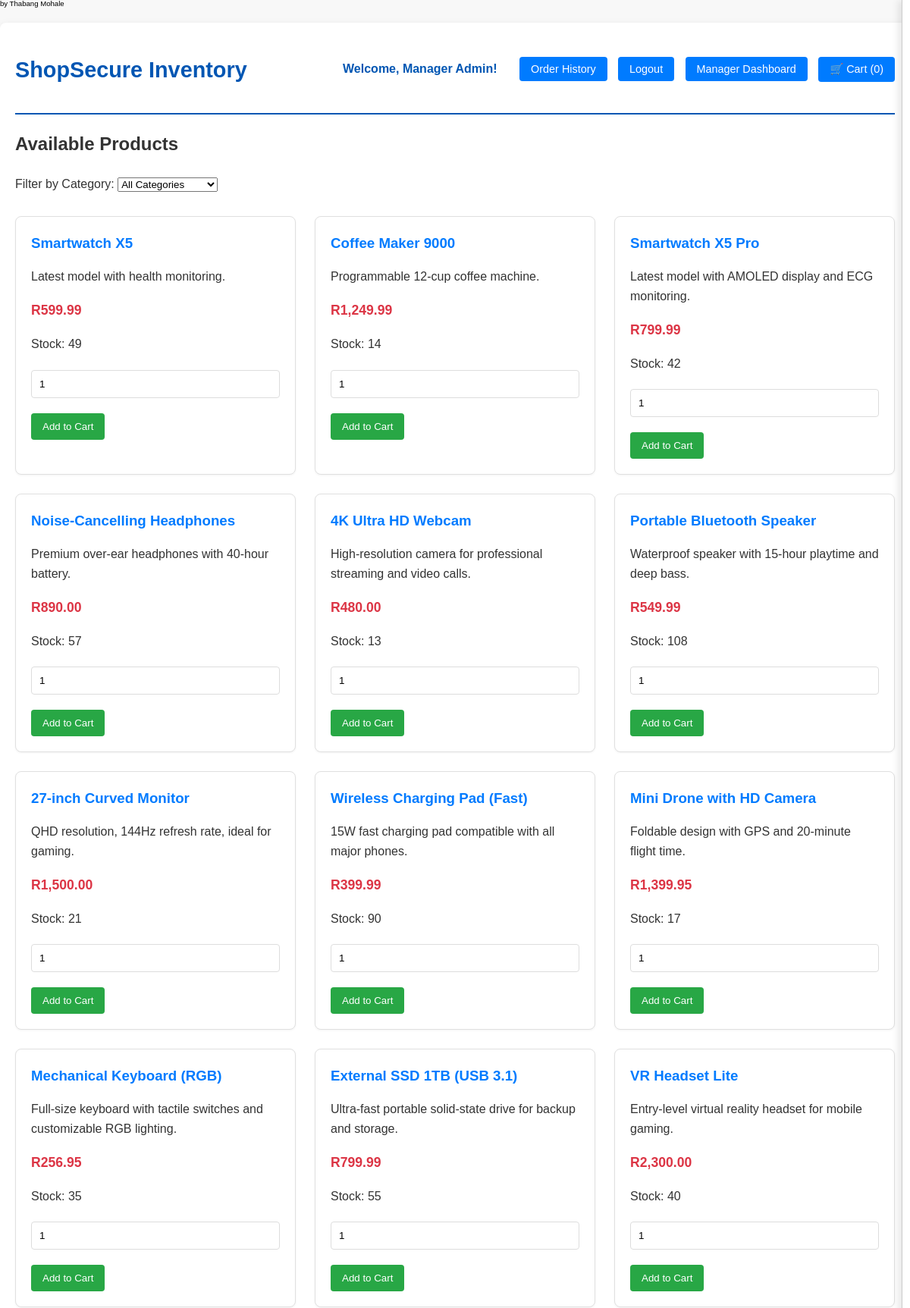
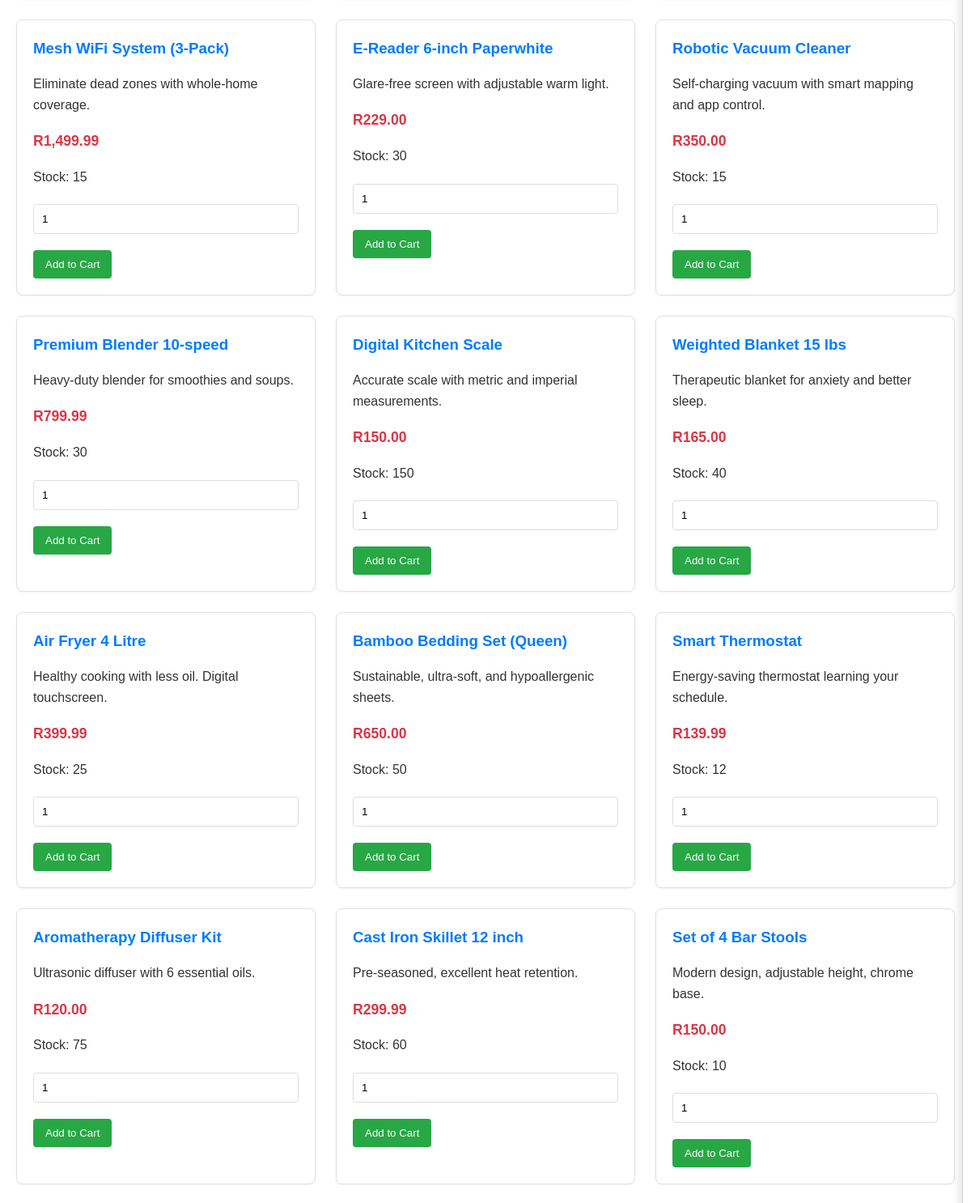
The app's page / (signed in, upper part) with its own data (2 pictures, top to bottom).
### tables this page shows
CREATE TABLE `products` (
  `productID` int NOT NULL AUTO_INCREMENT,
  `name` varchar(150) NOT NULL,
  `description` text,
  `price` decimal(10,2) NOT NULL,
  `stockQty` int NOT NULL DEFAULT '0',
  `category` varchar(50) NOT NULL,
  PRIMARY KEY (`productID`),
  KEY `idx_category` (`category`),
  KEY `idx_stock` (`stockQty`)
);

### index.php (the view, shortened to what this page needs)
<?php
require 'db_config.php';
$is_logged_in = isset($_SESSION['customerID']);
$is_manager = $is_logged_in && $_SESSION['role'] === 'manager';
$user_name = $_SESSION['name'] ?? 'Guest';
$greeting = $is_logged_in ? "Welcome, " . htmlspecialchars($user_name) . "!" : "Hello, Guest!";
try {
    $products = $pdo->query("SELECT productID, name, description, price, stockQty, category FROM Products WHERE stockQty > 0")->fetchAll();
} catch (PDOException $e) {
    error_log("Failed to fetch products for index: " . $e->getMessage());
    $products = [];
    $categories = [];
}
$cart_count = 0;
?>
<!DOCTYPE html>
<html lang="en">
<head>
     <span style="font-size: 0.6em; font-weight: 430; color: #000000ff; display: block; line-height: 1;">by Thabang Mohale</span>
    <link rel="stylesheet" href="styles.css">
</head>
<body>
    <div class="container">
        <header>
            <h1>ShopSecure Inventory</h1>
            <nav>
                <span style="margin-right: 15px; font-weight: bold; color: #0056b3;"><?php echo $greeting; ?></span>
                <?php if ($is_logged_in): ?>
                    <a href="order_history.php">Order History</a> <a href="logout.php">Logout</a>
                    <?php if ($is_manager): ?>
                        <a href="manager_dashboard.php">Manager Dashboard</a>
                    <?php endif; ?>
                    <button id="cartToggle">🛒 Cart (<span id="cartCount"><?php echo $cart_count; ?></span>)</button>
                <?php else: ?>
                    <a href="login.php">Login</a>
                    <a href="register.php">Register</a>
                <?php endif; ?>
            </nav>
        </header>
        <section>
            <h2>Available Products</h2>
            <div style="margin-bottom: 20px;">
                <label for="categoryFilter">Filter by Category:</label>
                <select id="categoryFilter">
                    <option value="">All Categories</option>
                </select>
            </div>
            <div class="product-grid" id="productGrid">
                <?php foreach ($products as $p): ?>
                <div class="product-card" data-category="<?php echo htmlspecialchars($p['category']); ?>">
                    <h3><?php echo htmlspecialchars($p['name']); ?></h3>
                    <p><?php echo htmlspecialchars($p['description']); ?></p>
                    <p class="price">R<?php echo number_format($p['price'], 2); ?></p>
                    <p>Stock: <span class="stock-qty"><?php echo (int)$p['stockQty']; ?></span></p>
                    <?php if ($is_logged_in && $p['stockQty'] > 0): ?>
                    <form onsubmit="event.preventDefault(); addToCart(this);">
                        <input type="number" name="quantity" min="1" max="<?php echo (int)$p['stockQty']; ?>" value="1" required>
                        <button type="submit">Add to Cart</button>
                    </form>
                    <?php elseif ($p['stockQty'] == 0): ?>
                        <p class="out-of-stock">Out of Stock</p>
                    <?php else: ?>
                        <p><a href="login.html">Login to Purchase</a></p>
                    <?php endif; ?>
                </div>
                <?php endforeach; ?>
            </div>
        </section>
        <div class="cart" id="cart"></div>
    </div>
</body>
</html>

### styles.css (style rules this page uses)
body { font-family: 'Arial', sans-serif; margin: 0; padding: 0; background: #f8f8f8; color: #333; line-height: 1.6; }
.container { max-width: 1200px; margin: 20px auto; background: white; padding: 20px; border-radius: 8px; box-shadow: 0 4px 12px rgba(0,0,0,0.1); }
header { display: flex; justify-content: space-between; align-items: center; padding-bottom: 15px; border-bottom: 2px solid #0056b3; margin-bottom: 20px; }
h1 { color: #0056b3; font-size: 1.8rem; }
nav a, nav button { text-decoration: none; color: white; padding: 8px 15px; border-radius: 4px; background: #007bff; border: none; cursor: pointer; margin-left: 10px; font-size: 0.9rem; }
form input, form textarea, form select { width: 100%; padding: 10px; margin-top: 5px; border: 1px solid #ddd; border-radius: 4px; box-sizing: border-box; }
form button { background: #28a745; color: white; padding: 10px 15px; margin-top: 20px; border: none; border-radius: 4px; cursor: pointer; }
.product-grid { display: grid; grid-template-columns: repeat(auto-fit, minmax(280px, 1fr)); gap: 25px; margin: 30px 0; }
.product-card { border: 1px solid #e0e0e0; padding: 20px; border-radius: 8px; box-shadow: 0 1px 3px rgba(0,0,0,0.05); background: #fff; transition: transform 0.2s; }
.product-card h3 { color: #007bff; margin-top: 0; margin-bottom: 5px; }
.product-card .price { font-weight: bold; color: #dc3545; font-size: 1.1rem; }
.cart { position: fixed; right: -350px; top: 0; height: 100%; width: 320px; background: #fff; padding: 20px; border-left: 1px solid #ccc; box-shadow: -4px 0 10px rgba(0,0,0,0.1); transition: right 0.3s ease; z-index: 1000; }

### records on screen
products: name "Smartwatch X5", description "Latest model with health monitoring.", price "599.99", stockQty "49"
products: name "Coffee Maker 9000", description "Programmable 12-cup coffee machine.", price "1,249.99", stockQty "14"
products: name "Smartwatch X5 Pro", description "Latest model with AMOLED display and ECG monitoring.", price "799.99", stockQty "42"
products: name "Noise-Cancelling Headphones", description "Premium over-ear headphones with 40-hour battery.", price "890.00", stockQty "57"
products: name "4K Ultra HD Webcam", description "High-resolution camera for professional streaming and video calls.", price "480.00", stockQty "13"
products: name "Portable Bluetooth Speaker", description "Waterproof speaker with 15-hour playtime and deep bass.", price "549.99", stockQty "108"
products: name "27-inch Curved Monitor", description "QHD resolution, 144Hz refresh rate, ideal for gaming.", price "1,500.00", stockQty "21"
products: name "Wireless Charging Pad (Fast)", description "15W fast charging pad compatible with all major phones.", price "399.99", stockQty "90"
products: name "Mini Drone with HD Camera", description "Foldable design with GPS and 20-minute flight time.", price "1,399.95", stockQty "17"
products: name "Mechanical Keyboard (RGB)", description "Full-size keyboard with tactile switches and customizable RGB lighting.", price "256.95", stockQty "35"
products: name "External SSD 1TB (USB 3.1)", description "Ultra-fast portable solid-state drive for backup and storage.", price "799.99", stockQty "55"
products: name "VR Headset Lite", description "Entry-level virtual reality headset for mobile gaming.", price "2,300.00", stockQty "40"
products: name "Mesh WiFi System (3-Pack)", description "Eliminate dead zones with whole-home coverage.", price "1,499.99", stockQty "15"
products: name "E-Reader 6-inch Paperwhite", description "Glare-free screen with adjustable warm light.", price "229.00", stockQty "30"
products: name "Robotic Vacuum Cleaner", description "Self-charging vacuum with smart mapping and app control.", price "350.00", stockQty "15"
products: name "Premium Blender 10-speed", description "Heavy-duty blender for smoothies and soups.", price "799.99", stockQty "30"
products: name "Digital Kitchen Scale", description "Accurate scale with metric and imperial measurements.", price "150.00", stockQty "150"
products: name "Weighted Blanket 15 lbs", description "Therapeutic blanket for anxiety and better sleep.", price "165.00", stockQty "40"
products: name "Air Fryer 4 Litre", description "Healthy cooking with less oil. Digital touchscreen.", price "399.99", stockQty "25"
products: name "Bamboo Bedding Set (Queen)", description "Sustainable, ultra-soft, and hypoallergenic sheets.", price "650.00", stockQty "50"
products: name "Smart Thermostat", description "Energy-saving thermostat learning your schedule.", price "139.99", stockQty "12"
products: name "Aromatherapy Diffuser Kit", description "Ultrasonic diffuser with 6 essential oils.", price "120.00", stockQty "75"
products: name "Cast Iron Skillet 12 inch", description "Pre-seasoned, excellent heat retention.", price "299.99", stockQty "60"
products: name "Set of 4 Bar Stools", description "Modern design, adjustable height, chrome base.", price "150.00", stockQty "10"

### other values on screen
$greeting "Welcome, Manager Admin!"
$cart_count "0"
